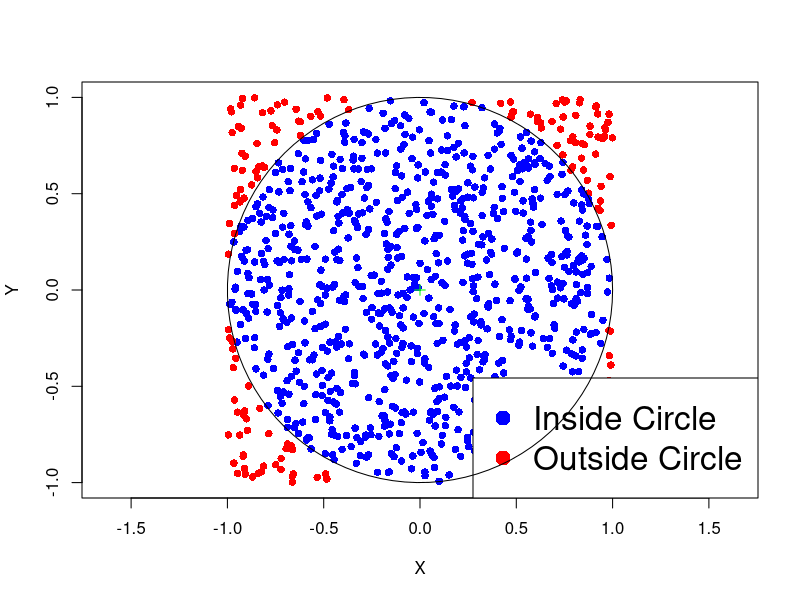

Write the R code that produced this figure.
## ---- chunk 1
# Enter counts and null hypothesis probabilities
counts <- c(13, 17, 9, 17, 18, 26)
null_probs <- rep(1/6, 6)

# Perform goodness-of-fit test
ans <- chisq.test(counts, p = null_probs)

# Print answer
print(ans)
## ---- chunk 2
# Enter counts and null hypothesis probabilities
counts <- c(35, 40 , 25)
null_probs <- c(0.35, 0.35, 0.3)

# Compute total counts
m <- sum(counts)

# Compute degrees of freedom
degrees <- length(counts) - 1

# Compute expected counts
exp_counts <- m * null_probs

# Compute chi-squared statistic
chi_squared <- sum( (counts - exp_counts)^2 / exp_counts )

# Compute p-value
p_value <- 1 - pchisq(chi_squared, df = degrees)

# Print p-value
cat("The p-value is:", p_value)
## ---- chunk 3
#| fig-asp: 1

R <- 1
niters <- 1000
total <- 0
in_circle <- 0

# Function to plot the points
plot_points <- function(x, y, R) {
  plot(x, y, col = ifelse(x^2 + y^2 <= R^2, "blue", "red"), pch = 16, xlab = "X", ylab = "Y", asp = 1, frame.plot = TRUE, xlim = c(-1,1), ylim = c(-1,1) )
  points(0, 0, col = "green", pch = 3)  # Plotting the center of the circle
  legend("bottomright", legend = c("Inside Circle", "Outside Circle"), col = c("blue", "red"), pch = 16, cex = 2)
  circle <- seq(0, 2 * pi, length.out = 100)
  lines(R * cos(circle), R * sin(circle))  # Plotting the circle
}

x <- runif(niters, -R, R)
y <- runif(niters, -R, R)
plot_points(x, y, R)

## ---- chunk 4

R <- 1
niters <- 10000
total <- 0
in_circle <- 0

for (j in 1:10) {
  for (i in 1:niters) {
    x <- runif(1, -R, R)
    y <- runif(1, -R, R)
    if (x^2 + y^2 <= R^2) {
      in_circle <- in_circle + 1
    }
    total <- total + 1
  }
  
  area <- (2 * R)^2 * in_circle / total
  expected <- pi * R^2
   cat(sprintf("After %8d iterations area is %.08f, error is %.08f\n", (j * niters), area, abs(area - expected)))
}
